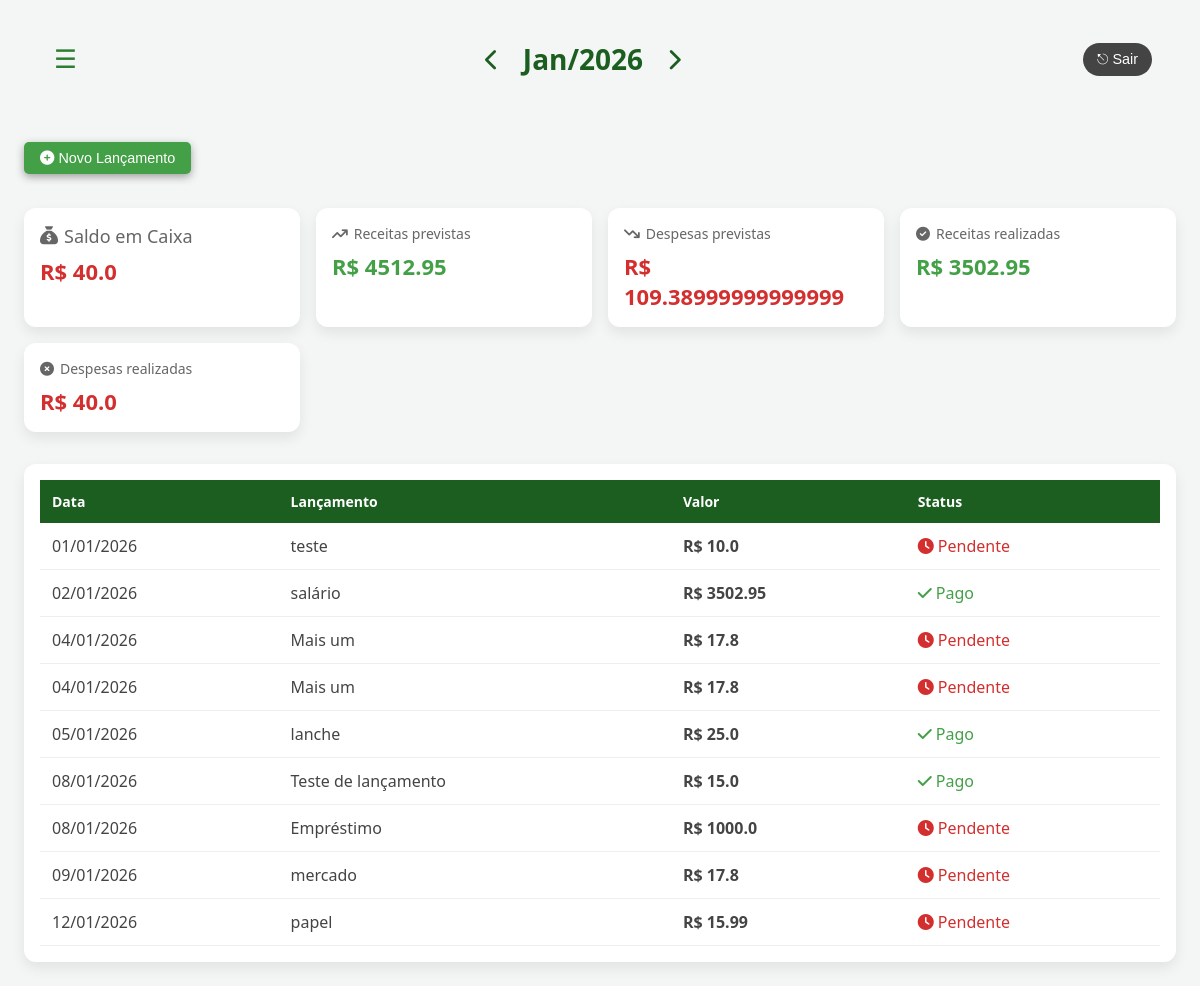
/home/, run on the app's committed database.
### contas/models/competencia.py (models this page shows, shortened)
class Competencia(models.Model):
    mes = models.PositiveSmallIntegerField()
    ano = models.PositiveSmallIntegerField()
    class Meta:
        unique_together = ('mes', 'ano')
        ordering = ['ano', 'mes']
    def mes_nome(self):
        MESES = [
            '', 'Jan', 'Fev', 'Mar', 'Abr', 'Mai', 'Jun',
            'Jul', 'Ago', 'Set', 'Out', 'Nov', 'Dez'
        ]
        return MESES[self.mes]

### contas/models/lancamento.py (models this page shows, shortened)
class Lancamento(models.Model):
    descricao = models.CharField(max_length=70)
    data = models.DateField()
    valor = models.FloatField()
    pago = models.BooleanField(default=False)
    fatura = models.ForeignKey(
        'contas.Fatura',
        on_delete=models.CASCADE, null=True,
        blank=True
        )
    dt_criacao = models.DateTimeField(auto_now=True)
    dt_update = models.DateTimeField(auto_now=True)
    class Natureza(models.TextChoices):
        DESPESA = 'DESPESA', 'Despesa'
        RECEITA = 'RECEITA', 'Receita'
    natureza = models.CharField(
        max_length=10,
        choices=Natureza.choices,
        default=Natureza.DESPESA
    )
    class Meta:
        ordering = ['data']

### contas/views/index.py (the view)
# urls.py: 2. Add a URL to urlpatterns:  path('', views.home, name='home')
def home(request):
    hoje = date.today()
    mes = request.GET.get('mes')
    ano = request.GET.get('ano')
    competencia = competencia_service.obter_ou_criar_competencia(
        mes=int(mes) if mes else hoje.month,
        ano=int(ano) if ano else hoje.year
    )
    lancamentos = Lancamento.objects.filter(
        data__month=competencia.mes,
        data__year=competencia.ano
    )
    return render(request, 'contas/home.html', {
        'competencia': competencia,
        'lancamentos': lancamentos,
        'anterior': competencia_service.anterior(mes, ano),
        'proximo': competencia_service.proximo(mes, ano),
        'receitas_previstas': competencia_service.total_receitas_previstas(competencia),
        'despesas_previstas': competencia_service.total_despesas_previstas(competencia),
        'receitas_realizadas': competencia_service.total_receitas_realizadas(competencia),
        'despesas_realizadas': competencia_service.total_despesas_realizadas(competencia),
    })

### contas/services/competencia_service.py (called while the page is built)
def obter_ou_criar_competencia(mes=None, ano=None):
    hoje = date.today()
    mes = mes or hoje.month
    ano = ano or hoje.year
    competencia, _ = Competencia.objects.get_or_create(
        mes=mes,
        ano=ano
    )
    return competencia

def anterior(mes, ano):
    atual = obter_ou_criar_competencia(mes, ano)
    if atual.mes == 1:
        novo_mes = 12
        novo_ano = atual.ano - 1
    else:
        novo_mes = atual.mes - 1
        novo_ano = atual.ano
    return {
        "mes": novo_mes,
        "ano": novo_ano
    }

def proximo(mes, ano):
    atual = obter_ou_criar_competencia(mes, ano)
    if atual.mes == 12:
        novo_mes = 1
        novo_ano = atual.ano + 1
    else:
        novo_mes =  atual.mes + 1
        novo_ano = atual.ano
    return {
        "mes": novo_mes,
        "ano": novo_ano
    }

def total_receitas_previstas(competencia):
    lancamentos = lancamento_service.get_receitas_competencia(competencia)
    return soma_lancamentos(lancamentos)

def total_despesas_previstas(competencia):
    lancamentos = lancamento_service.get_despesas_competencia(competencia)
    return soma_lancamentos(lancamentos)

def total_receitas_realizadas(competencia):
    lancamentos = lancamento_service.get_receitas_competencia(competencia).filter(pago = True)
    return soma_lancamentos(lancamentos)

def total_despesas_realizadas(competencia):
    lancamentos = lancamento_service.get_despesas_competencia(competencia).filter(pago = True)
    return soma_lancamentos(lancamentos)

def soma_lancamentos(lancamentos):
    soma = 0
    for l in lancamentos:
        soma += l.valor
    return soma

### contas/services/lancamento_service.py (called while the page is built)
def get_lancamentos(competencia):
    return Lancamento.objects.filter(
            data__month = competencia.mes,
            data__year = competencia.ano)

def get_despesas_competencia(competencia):
    return get_lancamentos(competencia).filter(natureza = Lancamento.Natureza.DESPESA)

def get_receitas_competencia(competencia):
    return get_lancamentos(competencia).filter(natureza = Lancamento.Natureza.RECEITA)

### contas/templates/contas/home.html (shortened to what this page needs)
<!DOCTYPE html>
<html lang="pt-br">
<head>
    <link rel="stylesheet"
          href="https://cdnjs.cloudflare.com/ajax/libs/font-awesome/6.5.1/css/all.min.css"/>
</head>
<body>
<div class="header">
    <div class="menu">
        <button class="menu-btn" aria-label="Menu">
            ☰
        </button>
    </div>
    <div class="competencia">
        <a href="{% url 'home_path' %}?mes={{ anterior.mes }}&ano={{ anterior.ano }}">
            <i class="fa-solid fa-chevron-left"></i>
        </a>
        <h1>
            {{ competencia.mes_nome }}/{{ competencia.ano }}
        </h1>
        <a href="{% url 'home_path' %}?mes={{ proximo.mes }}&ano={{ proximo.ano }}">
            <i class="fa-solid fa-chevron-right"></i>
        </a>
    </div>
    <div class="login">
        <button class="logout-btn">
            ⎋ Sair
        </button>
    </div>
</div>
 <div class="acoes">
    <button class="add-lancamento-btn">
        <i class="fa-solid fa-circle-plus"></i> Novo Lançamento
    </button>
</div>
<div class="cards">
    <div class="card saldo">
        <h3><i class="fa-solid fa-sack-dollar"></i> Saldo em Caixa</h3>
        <p class="despesa">R$ {{ despesas_realizadas }}</p>
    </div>
    <div class="card">
        <h3><i class="fa-solid fa-arrow-trend-up"></i> Receitas previstas</h3>
        <p class="receita">R$ {{ receitas_previstas }}</p>
    </div>
    <div class="card">
        <h3><i class="fa-solid fa-arrow-trend-down"></i> Despesas previstas</h3>
        <p class="despesa">R$ {{ despesas_previstas }}</p>
    </div>
    <div class="card">
        <h3><i class="fa-solid fa-circle-check"></i> Receitas realizadas</h3>
        <p class="receita">R$ {{ receitas_realizadas }}</p>
    </div>
    <div class="card">
        <h3><i class="fa-solid fa-circle-xmark"></i> Despesas realizadas</h3>
        <p class="despesa">R$ {{ despesas_realizadas }}</p>
    </div>
</div>
<div class="table-container">
    <table>
        <thead>
            <tr>
                <th>Data</th>
                <th>Lançamento</th>
                <th>Valor</th>
                <th>Status</th>
            </tr>
        </thead>
        <tbody>
        {% for l in lancamentos %}
            <tr>
                <td>{{ l.data|date:"d/m/Y" }}</td>
                <td>{{ l.descricao }}</td>
                <td class="valor">R$ {{ l.valor }}</td>
                <td>
                    {% if l.pago %}
                        <span class="pago">
                            <i class="fa-solid fa-check"></i> Pago
                        </span>
                    {% else %}
                        <span class="nao-pago">
                            <i class="fa-solid fa-clock"></i> Pendente
                        </span>
                    {% endif %}
                </td>
            </tr>
        {% endfor %}
        </tbody>
    </table>
</div>
</body>
</html>

### contas/templates/contas/home.html (style rules this page uses)
:root { --verde-principal: #1b5e20; --verde-claro: #43a047; --verde-agua: #66bb6a; --amarelo: #fbc02d; --cinza-bg: #f4f6f5; --cinza-texto: #444; --cinza-texto-hover: #636363; --cinza-shadow: #9e9e9e; --branco: #ffffff; }
body { font-family: system-ui, -apple-system, BlinkMacSystemFont, sans-serif; background: var(--cinza-bg); margin: 0; padding: 24px; color: var(--cinza-texto); }
.header { display: grid; grid-template-columns: auto 1fr auto; align-items: center; padding: 16px 24px; margin-bottom: 32px; }
.menu, .login { display: flex; align-items: center; gap: 12px; }
.menu-btn { font-size: 1.6rem; background: none; border: none; cursor: pointer; color: #2e7d32; }
.competencia { display: flex; align-items: center; justify-content: center; gap: 24px; }
.competencia a { color: var(--verde-principal); font-size: 22px; text-decoration: none; }
.competencia h1 { margin: 0; font-size: 28px; color: var(--verde-principal); font-weight: 600; }
.logout-btn { background-color: var(--cinza-texto); color: white; border: none; padding: 8px 14px; border-radius: 20px; cursor: pointer; font-size: 0.9rem; }
.acoes { display: flex; align-items: left; justify-content: left; padding: 16px 16px 16px 0px; gap: 24px; }
.add-lancamento-btn { background-color: var(--verde-claro); color: white; border: none; border-radius: 5px; box-shadow: 0 3px 8px var(--cinza-shadow); padding: 8px 16px; margin-bottom: 18px; cursor: pointer; font-size: 0.9rem; }
.cards { display: grid; grid-template-columns: repeat(auto-fit, minmax(220px, 1fr)); gap: 16px; margin-bottom: 32px; }
.card { background: var(--branco); border-radius: 12px; padding: 16px; box-shadow: 0 6px 14px rgba(0,0,0,.08); }
.card h3 { margin: 0 0 8px; font-size: 14px; font-weight: 500; color: #666; display: flex; align-items: center; gap: 6px; }
.card p { margin: 0; font-size: 22px; font-weight: 600; }
.saldo h3 { font-size: 18px; }
.receita { color: var(--verde-claro); }
.despesa { color: #d32f2f; }
.table-container { background: var(--branco); border-radius: 12px; padding: 16px; box-shadow: 0 6px 14px rgba(0,0,0,.08); }
table { width: 100%; border-collapse: collapse; }
thead { background: var(--verde-principal); color: var(--branco); }
th, td { padding: 12px; text-align: left; }
th { font-size: 14px; font-weight: 600; }
tbody tr { border-bottom: 1px solid #eee; }
.valor { font-weight: 600; }
.pago { color: var(--verde-claro); }
.nao-pago { color: #d32f2f; }

### data on the page
Competencia: mes_nome "Jan", ano "2026"
Lancamento: data "01/01/2026", descricao "teste", valor "10.0", pago False (drawn)
Lancamento: data "02/01/2026", descricao "salário", valor "3502.95", pago True (drawn)
Lancamento: data "04/01/2026", descricao "Mais um", valor "17.8", pago False (drawn)
Lancamento: data "04/01/2026", descricao "Mais um", valor "17.8", pago False (drawn)
Lancamento: data "05/01/2026", descricao "lanche", valor "25.0", pago True (drawn)
Lancamento: data "08/01/2026", descricao "Teste de lançamento", valor "15.0", pago True (drawn)
Lancamento: data "08/01/2026", descricao "Empréstimo", valor "1000.0", pago False (drawn)
Lancamento: data "09/01/2026", descricao "mercado", valor "17.8", pago False (drawn)
Lancamento: data "12/01/2026", descricao "papel", valor "15.99", pago False (drawn)

### other printed values
{{ despesas_realizadas }} "40.0"
{{ receitas_previstas }} "4512.95"
{{ despesas_previstas }} "109.38999999999999"
{{ receitas_realizadas }} "3502.95"
